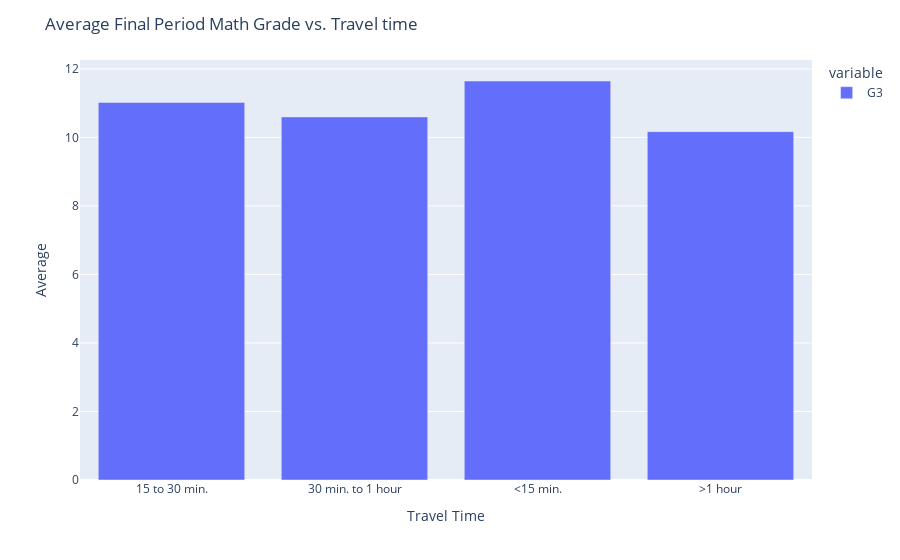

The notebook cell this image was saved under:
### Code cell
# maping traveltime values to human-readable labels
time_labels = {
    1: '<15 min.',
    2: '15 to 30 min.',
    3: '30 min. to 1 hour',
    4: '>1 hour'
}
df['traveltime'] = df['traveltime'].map(time_labels)

# mean number of students in each category
mean = df.groupby('traveltime')['G3'].mean()
# create a bar graph traveltime vs G3
fig = px.bar(mean, 
             labels={'traveltime': 'Travel Time', 'G3': 'Final Period Grade'})

# set the title of the graph
fig.update_layout(title_text='Average Final Period Math Grade vs. Travel time',
                 yaxis_title="Average")

# display the graph
fig.show()

### Figure 1 — Plotly figure (JSON) as saved in the notebook; plotly's stock layout.template omitted (floating-point values rounded to 4 significant figures)
{"data": [{"alignmentgroup": "True", "hovertemplate": "variable=G3<br>Travel Time=%{x}<br>value=%{y}<extra></extra>", "legendgroup": "G3", "marker": {"color": "#636efa", "pattern": {"shape": ""}}, "name": "G3", "offsetgroup": "G3", "orientation": "v", "showlegend": true, "textposition": "auto", "type": "bar", "x": ["15 to 30 min.", "30 min. to 1 hour", "<15 min.", ">1 hour"], "xaxis": "x", "y": [11.02, 10.6, 11.65, 10.17], "yaxis": "y"}], "layout": {"barmode": "relative", "legend": {"title": {"text": "variable"}, "tracegroupgap": 0}, "margin": {"t": 60}, "title": {"text": "Average Final Period Math Grade vs. Travel time"}, "xaxis": {"anchor": "y", "domain": [0, 1], "title": {"text": "Travel Time"}}, "yaxis": {"anchor": "x", "domain": [0, 1], "title": {"text": "Average"}}}}
